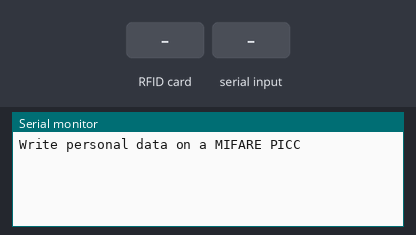
Bench run of a sketch on a simulated Arduino Mega 2560, built with avr-gcc and run on an emulated ATmega2560. Shown: the last lines printed to the serial monitor. The inputs (shaded band) are chosen by the test bench.

Above: at 1.2 s.
1.3 s: RFID card 5E 7A 19 C4 held to the reader
At 2.1 s:
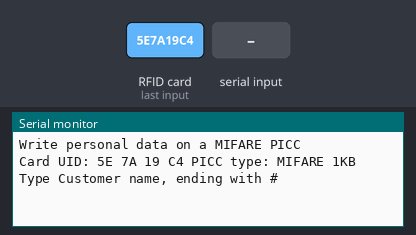
2.8 s: "1#" received over Serial
At 3.6 s:
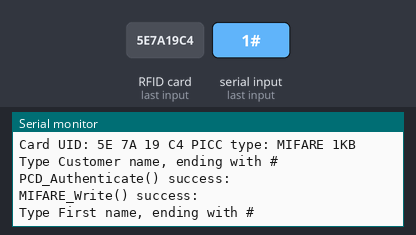
4.3 s: "0#" received over Serial
At 4.8 s:
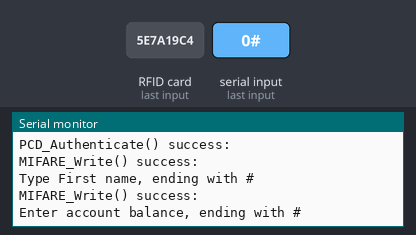
5.8 s: "2#" received over Serial
At 6.9 s:
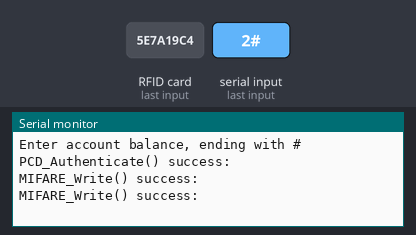

Measured:
- after the input at 1.3 s, the serial monitor: prints a new line at once (image 1)
- after the input at 2.8 s, the serial monitor: prints a new line at once (image 2)
- after the input at 4.3 s, the serial monitor: prints a new line at once (image 3)
- after the input at 5.8 s, the serial monitor: prints a new line at once (image 4)

The sketch:

rfid_write_200.ino
```cpp
#include <SPI.h>
#include <MFRC522.h>

#define RST_PIN 5 // Configurable,see typical pin layout above
#define SS_PIN 53 // Configurable,see typical pin layout above

MFRC522 mfrc522(SS_PIN, RST_PIN); // Create MFRC522 instance

void setup() {
 Serial.begin(9600); // Initialize serial communications with the PC
 SPI.begin(); // Init SPI bus
 mfrc522.PCD_Init(); // Init MFRC522 card
 Serial.println(F("Write personal data on a MIFARE PICC "));
}
void loop() {
 // Prepare key - all keys are set to FFFFFFFFFFFFh at chip delivery from the factory.
 MFRC522::MIFARE_Key key;

 for (byte i = 0; i < 6; i++) key.keyByte[i] = 0xFF; // Reset the loop if no new card present on the sensor/reader. This saves the entire process when idle
 if ( ! mfrc522.PICC_IsNewCardPresent()) {
 return;
 }
 // Select one of the cards
 if ( ! mfrc522.PICC_ReadCardSerial()) {
 return;
 }
 Serial.print(F("Card UID:")); //Dump UID

 for (byte i = 0; i < mfrc522.uid.size; i++)
 {
 Serial.print(mfrc522.uid.uidByte[i] < 0x10 ? " 0" : " ");
 Serial.print(mfrc522.uid.uidByte[i], HEX);
 }
 Serial.print(F(" PICC type: ")); // Dump PICC type
 MFRC522::PICC_Type piccType = mfrc522.PICC_GetType(mfrc522.uid.sak);
 Serial.println(mfrc522.PICC_GetTypeName(piccType));

 byte buffer[34];
 byte block;
 MFRC522::StatusCode status;
 byte len;

 Serial.setTimeout(20000L) ;


 // Ask personal data: LAST NAME
 Serial.println(F("Type Customer name, ending with #"));
 len = Serial.readBytesUntil('#', (char *) buffer,30) ;   // read family name from serial
 for (byte i = len; i < 30; i++) buffer[i] = ' ';         // pad with spaces
 block = 1;
 //Serial.println(F("Authenticating using key A..."))
 status = mfrc522.PCD_Authenticate(MFRC522::PICC_CMD_MF_AUTH_KEY_A, block, &key, &(mfrc522.uid));
 if (status != MFRC522::STATUS_OK) {
 Serial.print(F("PCD_Authenticate() failed: "));
 Serial.println(mfrc522.GetStatusCodeName(status)); return;
 }
 else Serial.println(F("PCD_Authenticate() success:"));

 // Write block
 status = mfrc522.MIFARE_Write(block, buffer, 16);
 if (status != MFRC522::STATUS_OK) {
 Serial.print(F("MIFARE_Write() failed: "));
 Serial.println(mfrc522.GetStatusCodeName(status)); return;
 }
 else Serial.println(F("MIFARE_Write() success: "));

/* block = 2;
 //Serial.println(F("Authenticating using key A..."))
 status = mfrc522.PCD_Authenticate(MFRC522::PICC_CMD_MF_AUTH_KEY_A,block, &key, &(mfrc522.uid));
 if (status != MFRC522::STATUS_OK) {
 Serial.print(F("PCD_Authenticate() failed: "));
 Serial.println(mfrc522.GetStatusCodeName(status)); return;
 }
 // Write block
 status = mfrc522.MIFARE_Write(block, &buffer[16], 16);
 if (status != MFRC522::STATUS_OK) {
 Serial.print(F("MIFARE_Write() failed: "));
 Serial.println(mfrc522.GetStatusCodeName(status)); return;
 }
 else Serial.println(F("MIFARE_Write() success: "));*/

 // Ask personal data: FIRST NAME. . . . ..
 Serial.println(F("Type First name, ending with #"));
 len = Serial.readBytesUntil('#', (char *) buffer, 20) ; // read first name from serial
 for (byte i = len; i < 20; i++) buffer[i] = ' ';   // pad with spaces
 block = 4;
 //Serial.println(F("Authenticating using key A..."))
 status = mfrc522.PCD_Authenticate(MFRC522::PICC_CMD_MF_AUTH_KEY_A,block, &key, &(mfrc522.uid));
 if (status != MFRC522::STATUS_OK) {
 Serial.print(F("PCD_Authenticate() failed: "));
 Serial.println(mfrc522.GetStatusCodeName(status)); return;
 }
 // Write block
 status = mfrc522.MIFARE_Write(block, buffer, 16);
 if (status != MFRC522::STATUS_OK) {
 Serial.print(F("MIFARE_Write() failed: "));
 Serial.println(mfrc522.GetStatusCodeName(status)); return;
 }
 else Serial.println(F("MIFARE_Write() success: "));
 /*block = 5;
 //Serial.println(F("Authenticating using key A..."))
 status = mfrc522.PCD_Authenticate(MFRC522::PICC_CMD_MF_AUTH_KEY_A, block, &key, &(mfrc522.uid));
 if (status != MFRC522::STATUS_OK) {
 Serial.print(F("PCD_Authenticate() failed: "));
 Serial.println(mfrc522.GetStatusCodeName(status)); return;
 }
 // Write block
 status = mfrc522.MIFARE_Write(block, &buffer[16], 16);
 if (status != MFRC522::STATUS_OK) {
 Serial.print(F("MIFARE_Write() failed: "));
 Serial.println(mfrc522.GetStatusCodeName(status)); return;
 }
 else Serial.println(F("MIFARE_Write() success:")); */

 //ASK CUSTOMER BALANCE. . . . . . ..
 // z z z z z . . . .. . .
 // . . . . . . .. . . . .. .
 Serial.println(F("Enter account balance, ending with #"));
 len = Serial.readBytesUntil('#', (byte *) buffer, 30) ; // read family name from serial
 for (byte i = len; i < 30; i++) buffer[i] = ' ';     // pad with spaces
 block = 8;
 //Serial.println(F("Authenticating using key A..."))
 status = mfrc522.PCD_Authenticate(MFRC522::PICC_CMD_MF_AUTH_KEY_A,block, &key, &(mfrc522.uid));
 if (status != MFRC522::STATUS_OK) {
 Serial.print(F("PCD_Authenticate() failed: "));
 Serial.println(mfrc522.GetStatusCodeName(status)); return;
 }
 else Serial.println(F("PCD_Authenticate() success: "));
 // Write block
 status = mfrc522.MIFARE_Write(block, buffer, 16);
 if (status != MFRC522::STATUS_OK) {
 Serial.print(F("MIFARE_Write() failed: "));
 Serial.println(mfrc522.GetStatusCodeName(status)); return;
 }
 else Serial.println(F("MIFARE_Write() success: "));
 block = 9;
 //Serial.println(F("Authenticating using key A..."))
 status = mfrc522.PCD_Authenticate(MFRC522::PICC_CMD_MF_AUTH_KEY_A,block, &key, &(mfrc522.uid));
 if (status != MFRC522::STATUS_OK) {
 Serial.print(F("PCD_Authenticate() failed: "));
 Serial.println(mfrc522.GetStatusCodeName(status)); return;
 }
 // Write block
 status = mfrc522.MIFARE_Write(block, &buffer[16], 16);
 if (status != MFRC522::STATUS_OK) {
 Serial.print(F("MIFARE_Write() failed: "));
 Serial.println(mfrc522.GetStatusCodeName(status)); return;
 }
 else Serial.println(F("MIFARE_Write() success: "));
 //1 2 3 . . . .. 8 9 . . .
 Serial.println(" ");
 mfrc522.PICC_HaltA(); // Halt PICC
 mfrc522.PCD_StopCrypto1();
}
```
